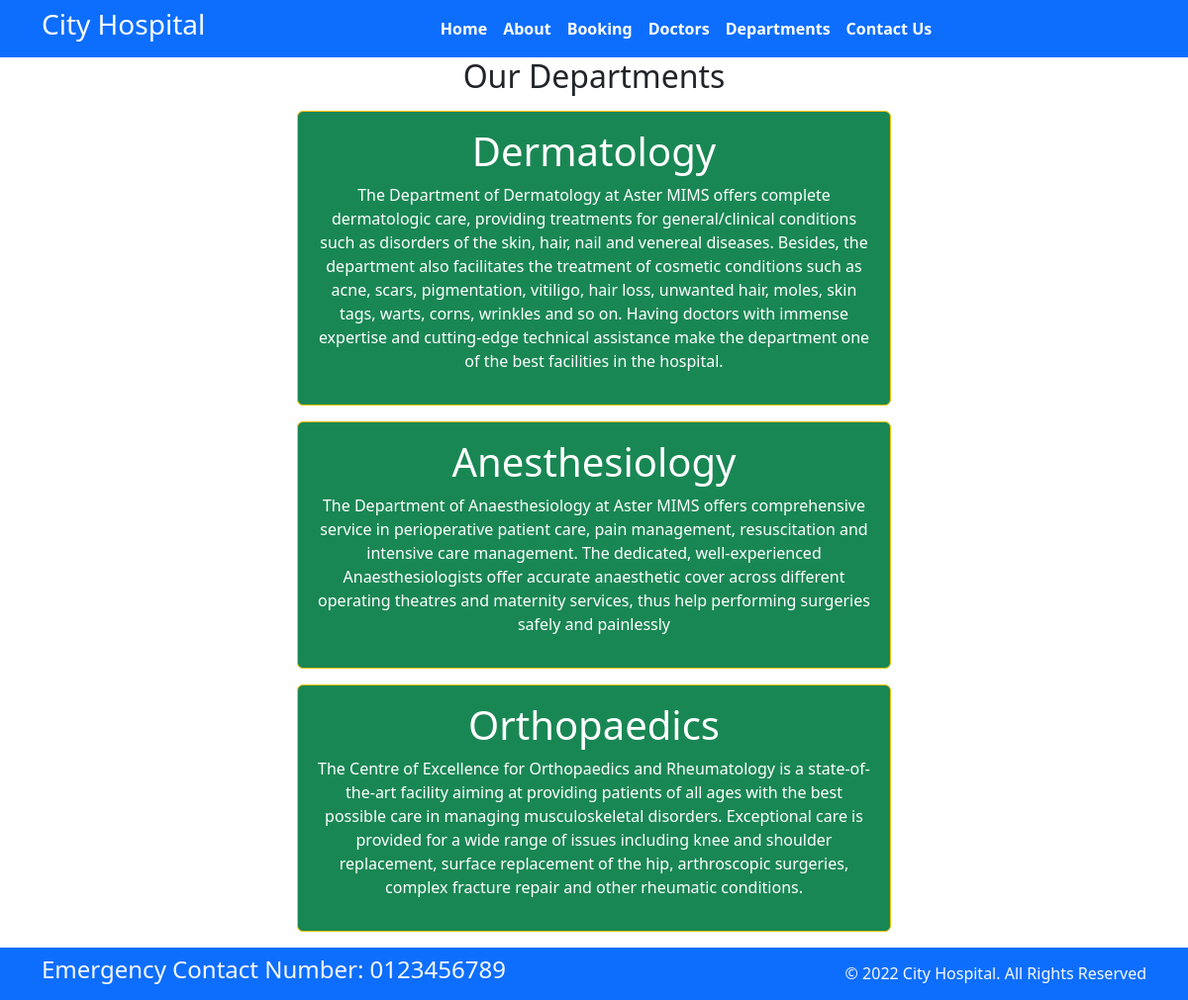
Page /department/ on the committed database.
### home/models.py (models this page shows, shortened)
class departments(models.Model):
    dep_name = models.CharField(max_length=100)
    dep_description = models.TextField()

### home/views.py (the view)
# urls.py: path('department/', views.departmentView, name='department'),
def departmentView(request):
    dept_dict = {
        'dept' : departments.objects.all()
    }
    return render(request, 'home/department.html', dept_dict)

### home/templates/home/department.html (shortened to what this page needs)
{% extends 'home/base.html' %}
{% block contents %}
<h2 class="text-center">Our Departments</h2>
{% for d in dept %}
    <div class="mx-auto w-50 bg-success text-center text-white p-3 my-3 border border-warning rounded">
        <h1>{{d.dep_name}}</h1>
        <p>{{d.dep_description}}</p>
    </div>
{% endfor %}
{% endblock %}

### rows in the picture
departments: dep_name "Dermatology", dep_description "The Department of Dermatology at Aster MIMS offers complete dermatologic care, providing treatments for general/clinical conditions such as disorders of the skin, hair, nail and venereal diseases. Besides, the department also facilitates the treatment of cosmetic conditions such as acne, scars, pigmentation, vitiligo, hair loss, unwanted hair, moles, skin tags, warts, corns, wrinkles and so on. Having doctors with immense expertise and cutting-edge technical assistance make the department one of the best facilities in the hospital."
departments: dep_name "Anesthesiology", dep_description "The Department of Anaesthesiology at Aster MIMS offers comprehensive service in perioperative patient care, pain management, resuscitation and intensive care management. The dedicated, well-experienced Anaesthesiologists offer accurate anaesthetic cover across different operating theatres and maternity services, thus help performing surgeries safely and painlessly"
departments: dep_name "Orthopaedics", dep_description "The Centre of Excellence for Orthopaedics and Rheumatology is a state-of-the-art facility aiming at providing patients of all ages with the best possible care in managing musculoskeletal disorders. Exceptional care is provided for a wide range of issues including knee and shoulder replacement, surface replacement of the hip, arthroscopic surgeries, complex fracture repair and other rheumatic conditions."
